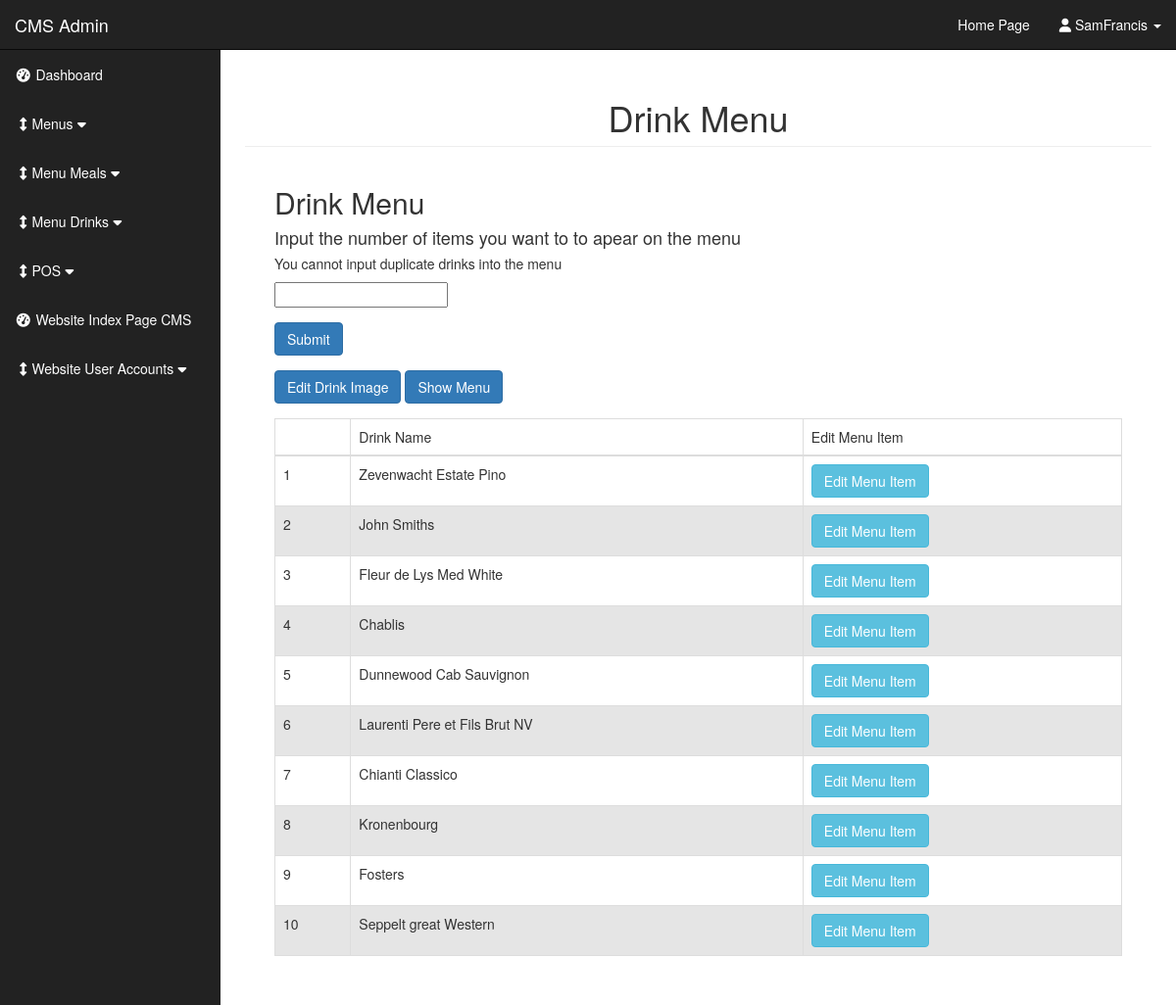
Screenshot of /admin/drink_menu.php (signed in) with the database file from the repository.
### tables this page shows
CREATE TABLE `drink_menu` (
  `drink_menu_id` int(11) NOT NULL,
  `order_id` int(11) NOT NULL,
  `drink_menu_image` varchar(50) NOT NULL,
  `drink_id` int(11) NOT NULL
);

CREATE TABLE `drinks` (
  `drink_id` int(11) NOT NULL,
  `drink_name` varchar(50) NOT NULL,
  `drink_description` varchar(255) NOT NULL,
  `drink_image` varchar(50) NOT NULL,
  `drink_price` float(10,2) NOT NULL,
  `drink_category_id` int(11) NOT NULL,
  `drink_portions` int(11) NOT NULL
);

### admin/functions.php (called while the page is built, shortened)
<?php
function escape($string){
	global $connection;
	$string = mb_convert_encoding($string, 'UTF-8', 'UTF-8');
	$string   = stripslashes($string);
	return mysqli_real_escape_string($connection, trim(strip_tags($string)));
}
?>

### admin/includes/drink_menu_select.php (the view, shortened to what this page needs)
<div class="container-fluid">
   <div class="col-lg-12">
	<h2>Drink Menu </h2>
	<h4>Input the number of items you want to to apear on the menu</h4>
	<h5>You cannot input duplicate drinks into the menu</h5>
	<?php $number_in_drink_menu = 10;
	?>
	<form action = ""  multiple="multiple" method="post" enctype="multipart/form-data">
	<input type = "number"  id ="num_in_menu"  name="num_in_menu"  class = "form-group">
	<div class = "form-group">
	<input class = "btn btn-primary" type = "submit" name = "show_value" value="Submit" id ="add_drink" placeholder="Select number of items in menu">
	</div>
	</form>
	<form action = "drink_menu.php?test=1"  multiple="multiple" method="post" enctype="multipart/form-data">
	<div class = "form-group">
	    <input class = "btn btn-primary" type = "submit" name = "edit_menu_image" value="Edit Drink Image" id ="edit_menu_image">
		<a class ="btn btn-primary" href ="show_drinks_menu.php" >Show Menu</a>
	</div>
	</form>
	<table class ="table table-bordered table-hover">
		<thead style="background-color:white;">
			<tr>
				<td></td>
				<td>Drink Name</td>
				<td>Edit Menu Item</td>
			</tr>
		</thead>
		<tbody style="background-color:white;">
	<?php
	   $query ="SELECT
		drinks.drink_id,
		drinks.drink_name,
		drinks.drink_description,
		drinks.drink_image,
		drinks.drink_price,
		drinks.drink_category_id,
		drink_menu.drink_menu_id,
		drink_menu.drink_id,
        drink_menu.drink_menu_image
		FROM drinks
		INNER JOIN drink_menu
		ON drinks.drink_id = drink_menu.drink_id  LIMIT {$number_in_drink_menu}";
		$select_posts = mysqli_query($connection,$query);
		 $count = 1 ;
		while($row = mysqli_fetch_assoc($select_posts)){
	    $drink_name = escape($row['drink_name']);
		$drink_menu_id = escape($row['drink_menu_id']);
		echo "<td>".$count."</td>";
		echo "<td>".$drink_name."</td>";
	    echo "<td><a class='btn btn-info' href='drink_menu.php?drink_id={$drink_menu_id}'>Edit Menu Item</a></td>";
		$count ++;
		}
	?>
	</tbody>
	</table>
	<br>
 </div>
 </div>

### admin/css/styles.css (style rules this page uses)
body { margin-top: 100px; background-color: #222; }
@media (min-width:768px) { body { margin-top: 50px; } }

### rows the page displays
drink_menu: drink.drink_name "Zevenwacht Estate Pino"
drink_menu: drink.drink_name "John Smiths"
drink_menu: drink.drink_name "Fleur de Lys Med White"
drink_menu: drink.drink_name "Chablis"
drink_menu: drink.drink_name "Dunnewood Cab Sauvignon"
drink_menu: drink.drink_name "Laurenti Pere et Fils Brut NV"
drink_menu: drink.drink_name "Chianti Classico"
drink_menu: drink.drink_name "Kronenbourg"
drink_menu: drink.drink_name "Fosters"
drink_menu: drink.drink_name "Seppelt great Western"

### other values shown
$_SESSION['user_name'] "SamFrancis"
